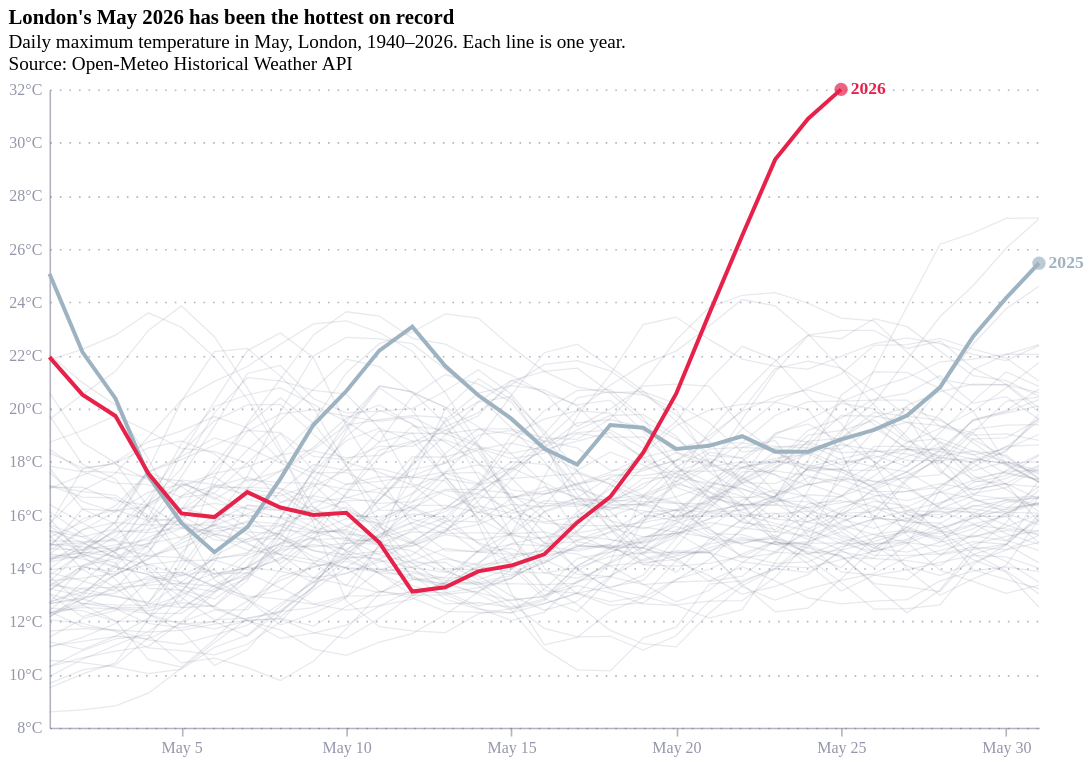

Here is the notebook cell this chart was saved with:
### Code cell
color_scale_all = alt.Scale(
    domain=["2025", "2026", "other"],
    range=[pallete["nominal_1"], pallete["nominal_2"], "rgba(24, 42, 56, 0.15)"]
)

df_all_smooth["year_cat"] = df_all_smooth["year"].apply(
    lambda y: str(y) if y >= 2025 else "other"
)
all_last_points["year_cat"] = all_last_points["year"].apply(
    lambda y: str(y) if y >= 2025 else "other"
)

# All years except 2025/2026 — very muted
grey_lines = alt.Chart(df_all_smooth[df_all_smooth["year"] < 2025]).mark_line(
    strokeWidth=0.8,
    opacity=0.15,
    color="#676A86",
).encode(
x=alt.X("day:Q",
        scale=alt.Scale(domain=[1, 31]),
        axis=alt.Axis(tickCount=8, labelExpr="'May ' + datum.value", format="d"),
        title=""),
    y=alt.Y("tmax_smooth:Q",
            scale=alt.Scale(zero=False),
            axis=alt.Axis(labelExpr="datum.value + '°C'"),
            title=""),
    detail="year_str:N"
)

# 2025 
line_2025 = alt.Chart(df_all_smooth[df_all_smooth["year"] == 2025]).mark_line(
    strokeWidth=2.5,
    color="#9EB3C2"
).encode(
x=alt.X("day:Q",
        scale=alt.Scale(domain=[1, 31]),
        axis=alt.Axis(tickCount=8, labelExpr="'May ' + datum.value", format="d"),
        title=""),
    y=alt.Y("tmax_smooth:Q"),
    tooltip=[
        alt.Tooltip("day:O", title="May"),
        alt.Tooltip("tmax:Q", title="2025 max (°C)", format=".1f")
    ]
)

# 2026 red
line_2026 = alt.Chart(df_all_smooth[df_all_smooth["year"] == 2026]).mark_line(
    strokeWidth=2.5,
    color=pallete["nominal_2"]
).encode(
x=alt.X("day:Q",
        scale=alt.Scale(domain=[1, 31]),
        axis=alt.Axis(tickCount=8, labelExpr="'May ' + datum.value", format="d"),
        title=""),
    y=alt.Y("tmax_smooth:Q"),
    tooltip=[
        alt.Tooltip("day:O", title="May"),
        alt.Tooltip("tmax:Q", title="2026 max (°C)", format=".1f")
    ]
)

# Dots for 2025 and 2026 only
highlight_last = all_last_points[all_last_points["year"] >= 2025]

end_dots = alt.Chart(highlight_last).mark_point(
    filled=True, size=70
).encode(
x=alt.X("day:Q",
        scale=alt.Scale(domain=[1, 31]),
        axis=alt.Axis(tickCount=8, labelExpr="'May ' + datum.value", format="d"),
        title=""),
    y=alt.Y("tmax_smooth:Q"),
    color=alt.Color("year_cat:N",
                    scale=alt.Scale(
                        domain=["2025", "2026"],
                        range=[ "#9EB3C2", pallete["nominal_2"]]
                    ), legend=None)
)

# Labels for 2025 and 2026 only
end_labels = alt.Chart(highlight_last).mark_text(
    align="left", dx=6, fontSize=11, fontWeight="bold"
).encode(
    x=alt.X("day:Q",
        scale=alt.Scale(domain=[1, 31]),
        axis=alt.Axis(tickCount=8, labelExpr="'May ' + datum.value", format="d"),
        title=""),
    y=alt.Y("tmax_smooth:Q"),
    text="year_str:N",
    color=alt.Color("year_cat:N",
                    scale=alt.Scale(
                        domain=["2025", "2026"],
                        range=[ "#9EB3C2", pallete["nominal_2"]]
                    ), legend=None)
)

chart = (grey_lines + line_2025 + line_2026 + end_dots + end_labels).properties(
    width=620,
    height=400,
    title=alt.TitleParams(
        text="London's May 2026 has been the hottest on record",
        subtitle=[
            "Daily maximum temperature in May, London, 1940–2026. Each line is one year.",
            "Source: Open-Meteo Historical Weather API"
        ],
        anchor="start"
    )
)

chart

### Figure 1 — Vega-Lite specification as saved in the notebook (floating-point values rounded to 4 significant figures; data arrays with more than 128 entries replaced by an {"elided": "..."} marker saying what was removed)
{"config": {"font": "Circular Std", "mark": {"line": {"interpolate": "monotone"}}, "view": {"stroke": "transparent", "width": 400, "height": 300}, "range": {"category": ["#36B7B4", "#E6224B", "#F4C245", "#0063AF", "#00A767", "#179FDB", "#EB5C2E"], "diverging": ["#E6224B", "#E54753", "#C9C9C9", "#179FDB", "#122B39"], "heatmap": ["#C9C9C9", "#179FDB", "#0063AF", "#122B39"], "ordinal": ["#00A767", "#36B7B4", "#179FDB", "#0063AF", "#243B5A"]}, "axisX": {"domainColor": "#676A86", "domainOpacity": 0.5, "grid": false, "labelAngle": 0, "labelColor": "#676A86", "labelOpacity": 0.7, "orient": "bottom", "tickColor": "#676A86", "tickCount": 10, "tickOpacity": 0.5, "title": false, "titleAlign": "center", "titleAnchor": "middle", "titleColor": "#676A86", "titleFontSize": 12, "titleOpacity": 0.8, "titleY": -15}, "axisY": {"domainColor": "#676A86", "domainOpacity": 0.5, "gridColor": "#676A86", "gridDash": [1, 5], "gridOpacity": 0.5, "labelColor": "#676A86", "labelOpacity": 0.7, "labelPadding": 5, "tickColor": "#676A86", "tickCount": 8, "tickOpacity": 0.5, "ticks": false, "titleAlign": "left", "titleAngle": 0, "titleBaseline": "bottom", "titleColor": "#676A86", "titleFontSize": 12, "titleOpacity": 0.8, "titleX": 0, "titleY": -7}}, "layer": [{"data": {"name": "data-798386f1fac98270f32225e8c5e11c1f"}, "mark": {"type": "line", "color": "#676A86", "opacity": 0.15, "strokeWidth": 0.8}, "encoding": {"detail": {"field": "year_str", "type": "nominal"}, "x": {"axis": {"format": "d", "labelExpr": "'May ' + datum.value", "tickCount": 8}, "field": "day", "scale": {"domain": [1, 31]}, "title": "", "type": "quantitative"}, "y": {"axis": {"labelExpr": "datum.value + '°C'"}, "field": "tmax_smooth", "scale": {"zero": false}, "title": "", "type": "quantitative"}}}, {"data": {"name": "data-6eb5c08f644a7ca6b816e4370c1d77e7"}, "mark": {"type": "line", "color": "#9EB3C2", "strokeWidth": 2.5}, "encoding": {"tooltip": [{"field": "day", "title": "May", "type": "ordinal"}, {"field": "tmax", "format": ".1f", "title": "2025 max (°C)", "type": "quantitative"}], "x": {"axis": {"format": "d", "labelExpr": "'May ' + datum.value", "tickCount": 8}, "field": "day", "scale": {"domain": [1, 31]}, "title": "", "type": "quantitative"}, "y": {"field": "tmax_smooth", "type": "quantitative"}}}, {"data": {"name": "data-27834cccf034fcb02fb49521c3dbdfe3"}, "mark": {"type": "line", "color": "#e6224b", "strokeWidth": 2.5}, "encoding": {"tooltip": [{"field": "day", "title": "May", "type": "ordinal"}, {"field": "tmax", "format": ".1f", "title": "2026 max (°C)", "type": "quantitative"}], "x": {"axis": {"format": "d", "labelExpr": "'May ' + datum.value", "tickCount": 8}, "field": "day", "scale": {"domain": [1, 31]}, "title": "", "type": "quantitative"}, "y": {"field": "tmax_smooth", "type": "quantitative"}}}, {"data": {"name": "data-c075481bcac635040620124aec44537a"}, "mark": {"type": "point", "filled": true, "size": 70}, "encoding": {"color": {"field": "year_cat", "legend": null, "scale": {"domain": ["2025", "2026"], "range": ["#9EB3C2", "#e6224b"]}, "type": "nominal"}, "x": {"axis": {"format": "d", "labelExpr": "'May ' + datum.value", "tickCount": 8}, "field": "day", "scale": {"domain": [1, 31]}, "title": "", "type": "quantitative"}, "y": {"field": "tmax_smooth", "type": "quantitative"}}}, {"data": {"name": "data-c075481bcac635040620124aec44537a"}, "mark": {"type": "text", "align": "left", "dx": 6, "fontSize": 11, "fontWeight": "bold"}, "encoding": {"color": {"field": "year_cat", "legend": null, "scale": {"domain": ["2025", "2026"], "range": ["#9EB3C2", "#e6224b"]}, "type": "nominal"}, "text": {"field": "year_str", "type": "nominal"}, "x": {"axis": {"format": "d", "labelExpr": "'May ' + datum.value", "tickCount": 8}, "field": "day", "scale": {"domain": [1, 31]}, "title": "", "type": "quantitative"}, "y": {"field": "tmax_smooth", "type": "quantitative"}}}], "height": 400, "title": {"text": "London's May 2026 has been the hottest on record", "anchor": "start", "subtitle": ["Daily maximum temperature in May, London, 1940–2026. Each line is one year.", "Source: Open-Meteo Historical Weather API"]}, "width": 620, "$schema": "https://vega.github.io/schema/vega-lite/v6.1.0.json", "datasets": {"data-798386f1fac98270f32225e8c5e11c1f": {"elided": "2635 records"}, "data-6eb5c08f644a7ca6b816e4370c1d77e7": [{"date": "2025-05-01T00:00:00", "tmax": 28.5, "year": 2025, "day": 1, "year_str": "2025", "era": "2025", "tmax_smooth": 25.07, "year_cat": "2025"}, {"date": "2025-05-02T00:00:00", "tmax": 25.4, "year": 2025, "day": 2, "year_str": "2025", "era": "2025", "tmax_smooth": 22.12, "year_cat": "2025"}, {"date": "2025-05-03T00:00:00", "tmax": 21.3, "year": 2025, "day": 3, "year_str": "2025", "era": "2025", "tmax_smooth": 20.38, "year_cat": "2025"}, {"date": "2025-05-04T00:00:00", "tmax": 13.3, "year": 2025, "day": 4, "year_str": "2025", "era": "2025", "tmax_smooth": 17.46, "year_cat": "2025"}, {"date": "2025-05-05T00:00:00", "tmax": 13.4, "year": 2025, "day": 5, "year_str": "2025", "era": "2025", "tmax_smooth": 15.7, "year_cat": "2025"}, {"date": "2025-05-06T00:00:00", "tmax": 13.9, "year": 2025, "day": 6, "year_str": "2025", "era": "2025", "tmax_smooth": 14.6, "year_cat": "2025"}, {"date": "2025-05-07T00:00:00", "tmax": 16.6, "year": 2025, "day": 7, "year_str": "2025", "era": "2025", "tmax_smooth": 15.54, "year_cat": "2025"}, {"date": "2025-05-08T00:00:00", "tmax": 15.8, "year": 2025, "day": 8, "year_str": "2025", "era": "2025", "tmax_smooth": 17.36, "year_cat": "2025"}, {"date": "2025-05-09T00:00:00", "tmax": 18.0, "year": 2025, "day": 9, "year_str": "2025", "era": "2025", "tmax_smooth": 19.38, "year_cat": "2025"}, {"date": "2025-05-10T00:00:00", "tmax": 22.5, "year": 2025, "day": 10, "year_str": "2025", "era": "2025", "tmax_smooth": 20.66, "year_cat": "2025"}, {"date": "2025-05-11T00:00:00", "tmax": 24.0, "year": 2025, "day": 11, "year_str": "2025", "era": "2025", "tmax_smooth": 22.18, "year_cat": "2025"}, {"date": "2025-05-12T00:00:00", "tmax": 23.0, "year": 2025, "day": 12, "year_str": "2025", "era": "2025", "tmax_smooth": 23.08, "year_cat": "2025"}, {"date": "2025-05-13T00:00:00", "tmax": 23.4, "year": 2025, "day": 13, "year_str": "2025", "era": "2025", "tmax_smooth": 21.6, "year_cat": "2025"}, {"date": "2025-05-14T00:00:00", "tmax": 22.5, "year": 2025, "day": 14, "year_str": "2025", "era": "2025", "tmax_smooth": 20.5, "year_cat": "2025"}, {"date": "2025-05-15T00:00:00", "tmax": 15.1, "year": 2025, "day": 15, "year_str": "2025", "era": "2025", "tmax_smooth": 19.62, "year_cat": "2025"}, {"date": "2025-05-16T00:00:00", "tmax": 18.5, "year": 2025, "day": 16, "year_str": "2025", "era": "2025", "tmax_smooth": 18.5, "year_cat": "2025"}, {"date": "2025-05-17T00:00:00", "tmax": 18.6, "year": 2025, "day": 17, "year_str": "2025", "era": "2025", "tmax_smooth": 17.9, "year_cat": "2025"}, {"date": "2025-05-18T00:00:00", "tmax": 17.8, "year": 2025, "day": 18, "year_str": "2025", "era": "2025", "tmax_smooth": 19.38, "year_cat": "2025"}, {"date": "2025-05-19T00:00:00", "tmax": 19.5, "year": 2025, "day": 19, "year_str": "2025", "era": "2025", "tmax_smooth": 19.28, "year_cat": "2025"}, {"date": "2025-05-20T00:00:00", "tmax": 22.5, "year": 2025, "day": 20, "year_str": "2025", "era": "2025", "tmax_smooth": 18.48, "year_cat": "2025"}, {"date": "2025-05-21T00:00:00", "tmax": 18.0, "year": 2025, "day": 21, "year_str": "2025", "era": "2025", "tmax_smooth": 18.6, "year_cat": "2025"}, {"date": "2025-05-22T00:00:00", "tmax": 14.6, "year": 2025, "day": 22, "year_str": "2025", "era": "2025", "tmax_smooth": 18.96, "year_cat": "2025"}, {"date": "2025-05-23T00:00:00", "tmax": 18.4, "year": 2025, "day": 23, "year_str": "2025", "era": "2025", "tmax_smooth": 18.38, "year_cat": "2025"}, {"date": "2025-05-24T00:00:00", "tmax": 21.3, "year": 2025, "day": 24, "year_str": "2025", "era": "2025", "tmax_smooth": 18.38, "year_cat": "2025"}, {"date": "2025-05-25T00:00:00", "tmax": 19.6, "year": 2025, "day": 25, "year_str": "2025", "era": "2025", "tmax_smooth": 18.84, "year_cat": "2025"}, {"date": "2025-05-26T00:00:00", "tmax": 18.0, "year": 2025, "day": 26, "year_str": "2025", "era": "2025", "tmax_smooth": 19.2, "year_cat": "2025"}, {"date": "2025-05-27T00:00:00", "tmax": 16.9, "year": 2025, "day": 27, "year_str": "2025", "era": "2025", "tmax_smooth": 19.74, "year_cat": "2025"}, {"date": "2025-05-28T00:00:00", "tmax": 20.2, "year": 2025, "day": 28, "year_str": "2025", "era": "2025", "tmax_smooth": 20.8, "year_cat": "2025"}, {"date": "2025-05-29T00:00:00", "tmax": 24.0, "year": 2025, "day": 29, "year_str": "2025", "era": "2025", "tmax_smooth": 22.7, "year_cat": "2025"}, {"date": "2025-05-30T00:00:00", "tmax": 24.9, "year": 2025, "day": 30, "year_str": "2025", "era": "2025", "tmax_smooth": 24.15, "year_cat": "2025"}, {"date": "2025-05-31T00:00:00", "tmax": 27.5, "year": 2025, "day": 31, "year_str": "2025", "era": "2025", "tmax_smooth": 25.47, "year_cat": "2025"}], "data-27834cccf034fcb02fb49521c3dbdfe3": [{"date": "2026-05-01T00:00:00", "tmax": 24.1, "year": 2026, "day": 1, "year_str": "2026", "era": "2026", "tmax_smooth": 21.93, "year_cat": "2026"}, {"date": "2026-05-02T00:00:00", "tmax": 22.5, "year": 2026, "day": 2, "year_str": "2026", "era": "2026", "tmax_smooth": 20.52, "year_cat": "2026"}, {"date": "2026-05-03T00:00:00", "tmax": 19.2, "year": 2026, "day": 3, "year_str": "2026", "era": "2026", "tmax_smooth": 19.72, "year_cat": "2026"}, {"date": "2026-05-04T00:00:00", "tmax": 16.3, "year": 2026, "day": 4, "year_str": "2026", "era": "2026", "tmax_smooth": 17.56, "year_cat": "2026"}, {"date": "2026-05-05T00:00:00", "tmax": 16.5, "year": 2026, "day": 5, "year_str": "2026", "era": "2026", "tmax_smooth": 16.06, "year_cat": "2026"}, {"date": "2026-05-06T00:00:00", "tmax": 13.3, "year": 2026, "day": 6, "year_str": "2026", "era": "2026", "tmax_smooth": 15.92, "year_cat": "2026"}, {"date": "2026-05-07T00:00:00", "tmax": 15.0, "year": 2026, "day": 7, "year_str": "2026", "era": "2026", "tmax_smooth": 16.86, "year_cat": "2026"}, {"date": "2026-05-08T00:00:00", "tmax": 18.5, "year": 2026, "day": 8, "year_str": "2026", "era": "2026", "tmax_smooth": 16.28, "year_cat": "2026"}, {"date": "2026-05-09T00:00:00", "tmax": 21.0, "year": 2026, "day": 9, "year_str": "2026", "era": "2026", "tmax_smooth": 16.0, "year_cat": "2026"}, {"date": "2026-05-10T00:00:00", "tmax": 13.6, "year": 2026, "day": 10, "year_str": "2026", "era": "2026", "tmax_smooth": 16.08, "year_cat": "2026"}, {"date": "2026-05-11T00:00:00", "tmax": 11.9, "year": 2026, "day": 11, "year_str": "2026", "era": "2026", "tmax_smooth": 14.96, "year_cat": "2026"}, {"date": "2026-05-12T00:00:00", "tmax": 15.4, "year": 2026, "day": 12, "year_str": "2026", "era": "2026", "tmax_smooth": 13.12, "year_cat": "2026"}, {"date": "2026-05-13T00:00:00", "tmax": 12.9, "year": 2026, "day": 13, "year_str": "2026", "era": "2026", "tmax_smooth": 13.28, "year_cat": "2026"}, {"date": "2026-05-14T00:00:00", "tmax": 11.8, "year": 2026, "day": 14, "year_str": "2026", "era": "2026", "tmax_smooth": 13.88, "year_cat": "2026"}, {"date": "2026-05-15T00:00:00", "tmax": 14.4, "year": 2026, "day": 15, "year_str": "2026", "era": "2026", "tmax_smooth": 14.1, "year_cat": "2026"}, {"date": "2026-05-16T00:00:00", "tmax": 14.9, "year": 2026, "day": 16, "year_str": "2026", "era": "2026", "tmax_smooth": 14.52, "year_cat": "2026"}, {"date": "2026-05-17T00:00:00", "tmax": 16.5, "year": 2026, "day": 17, "year_str": "2026", "era": "2026", "tmax_smooth": 15.72, "year_cat": "2026"}, {"date": "2026-05-18T00:00:00", "tmax": 15.0, "year": 2026, "day": 18, "year_str": "2026", "era": "2026", "tmax_smooth": 16.68, "year_cat": "2026"}, {"date": "2026-05-19T00:00:00", "tmax": 17.8, "year": 2026, "day": 19, "year_str": "2026", "era": "2026", "tmax_smooth": 18.34, "year_cat": "2026"}, {"date": "2026-05-20T00:00:00", "tmax": 19.2, "year": 2026, "day": 20, "year_str": "2026", "era": "2026", "tmax_smooth": 20.56, "year_cat": "2026"}, {"date": "2026-05-21T00:00:00", "tmax": 23.2, "year": 2026, "day": 21, "year_str": "2026", "era": "2026", "tmax_smooth": 23.56, "year_cat": "2026"}, {"date": "2026-05-22T00:00:00", "tmax": 27.6, "year": 2026, "day": 22, "year_str": "2026", "era": "2026", "tmax_smooth": 26.5, "year_cat": "2026"}, {"date": "2026-05-23T00:00:00", "tmax": 30.0, "year": 2026, "day": 23, "year_str": "2026", "era": "2026", "tmax_smooth": 29.36, "year_cat": "2026"}, {"date": "2026-05-24T00:00:00", "tmax": 32.5, "year": 2026, "day": 24, "year_str": "2026", "era": "2026", "tmax_smooth": 30.9, "year_cat": "2026"}, {"date": "2026-05-25T00:00:00", "tmax": 33.5, "year": 2026, "day": 25, "year_str": "2026", "era": "2026", "tmax_smooth": 32.0, "year_cat": "2026"}], "data-c075481bcac635040620124aec44537a": [{"date": "2025-05-31T00:00:00", "tmax": 27.5, "year": 2025, "day": 31, "year_str": "2025", "era": "2025", "tmax_smooth": 25.47, "year_cat": "2025"}, {"date": "2026-05-25T00:00:00", "tmax": 33.5, "year": 2026, "day": 25, "year_str": "2026", "era": "2026", "tmax_smooth": 32.0, "year_cat": "2026"}]}}
